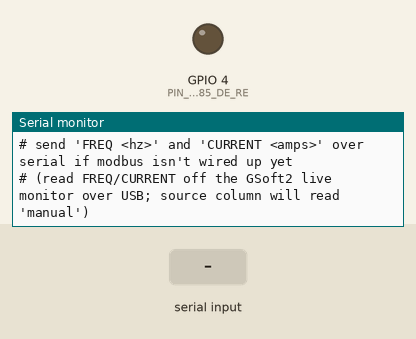
Recording of a program running on a simulated ESP32. Shown: output pins drawn as LEDs (lit = HIGH), the last lines printed to the serial monitor. The test bench sets the inputs (shaded band).

Above: at 1.2 s.
1.3 s: "LOAD 90\n" received over Serial
At 1.8 s:
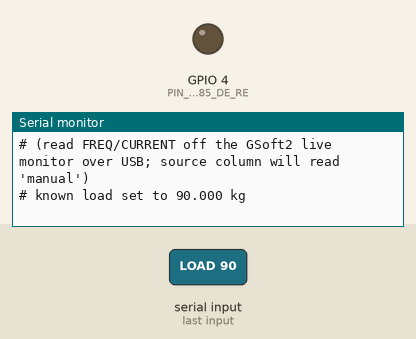
4.3 s: "RPM 90\n" received over Serial
At 6.7 s:
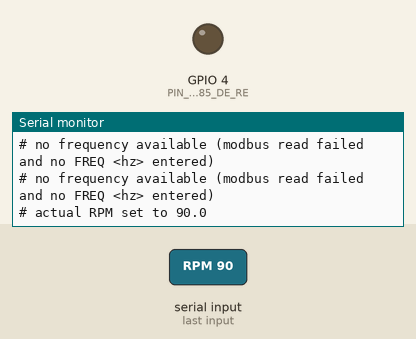
7.3 s: "FREQ 90\n" received over Serial
At 8.3 s:
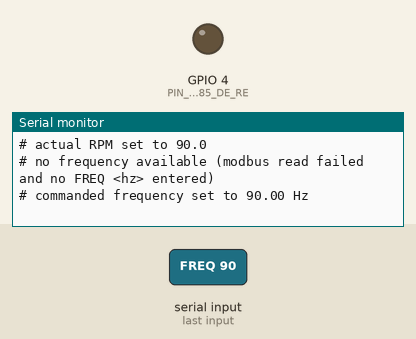

The program:

main.cpp
```cpp
#include <Arduino.h>
#include <ModbusMaster.h>

#include "pins.h"

// Data-acquisition node for the sensorless load estimation rig.
// Confirmed data path: VFD output frequency via Modbus RTU (see docs/wiring.md).
// Everything else is stubbed per docs/open-items.md until its interface is confirmed.

namespace {

ModbusMaster vfd;
HardwareSerial &vfdSerial = Serial2;

constexpr uint32_t LOG_INTERVAL_MS = 2000;
uint32_t lastLogMs = 0;

float knownLoadKg = 0.0f; // set via serial command LOAD <kg>, see handleSerialCommands()

// Manual shaft RPM entry: interim workaround for open-item-4 (Lucas Nulle SERVO
// system's electrical interface isn't confirmed yet, but its display is readable
// by eye). Set via serial command RPM <value>, see handleSerialCommands().
float manualActualRpm = 0.0f;
bool haveManualRpm = false;

// Manual frequency entry: fallback for open-item-3 (RS-485 wiring from the ESP32
// to the VFD's control terminal block isn't confirmed/landed yet, so the Modbus
// read below may not be reachable). Set via serial command FREQ <hz>, see
// handleSerialCommands(). Modbus is still tried first and preferred when it works.
float manualFreqHz = 0.0f;
bool haveManualFreq = false;

// Manual current entry: fallback for open-item-2/3 (current register unconfirmed
// and/or RS-485 to the VFD not wired yet). Read off the GSoft2 live monitor over
// the drive's USB connection instead. Set via serial command CURRENT <amps>, see
// handleSerialCommands(). Modbus is still tried first and preferred when it works.
float manualCurrentA = 0.0f;
bool haveManualCurrent = false;

void preTransmission() { digitalWrite(PIN_RS485_DE_RE, HIGH); }
void postTransmission() { digitalWrite(PIN_RS485_DE_RE, LOW); }

// Reads output frequency (Hz) from the VFD over Modbus RTU. Confirmed register.
bool readOutputFrequencyHz(float &hzOut) {
  uint8_t result = vfd.readHoldingRegisters(REG_OUTPUT_FREQUENCY, 1);
  if (result != vfd.ku8MBSuccess) {
    return false;
  }
  // GS20-series reports frequency in 0.01 Hz units - confirm scaling against
  // the manual's register table if logged values look off by 100x.
  hzOut = vfd.getResponseBuffer(0) / 100.0f;
  return true;
}

// Reads output current (A) from the VFD over Modbus RTU. Register 0x2104,
// confirmed against GSoft2's own monitor on real hardware: raw 69 = 0.69 A,
// so divide by 100 (same scale as frequency, not /10 as originally assumed
// from manual text alone).
bool readOutputCurrentA(float &ampsOut) {
  uint8_t result = vfd.readHoldingRegisters(REG_OUTPUT_CURRENT, 1);
  if (result != vfd.ku8MBSuccess) {
    return false;
  }
  ampsOut = vfd.getResponseBuffer(0) / 100.0f;
  return true;
}

// TODO(open-item-4): Lucas Nulle SERVO Machine Test System's electrical interface
// is not yet confirmed (analog voltage / digital pulse / serial) - see
// docs/wiring.md section 2.4 for the candidate wiring per case. Until then, this
// returns whatever was last entered via the RPM <value> serial command (read by
// eye off the SERVO system's own display). Replace with a real sensor read once
// the interface is known.
bool readActualRpm(float &rpmOut) {
  if (!haveManualRpm) {
    return false;
  }
  rpmOut = manualActualRpm;
  return true;
}

void handleSerialCommands() {
  if (!Serial.available()) {
    return;
  }
  String line = Serial.readStringUntil('\n');
  line.trim();
  if (line.startsWith("LOAD ")) {
    knownLoadKg = line.substring(5).toFloat();
    Serial.print(F("# known load set to "));
    Serial.print(knownLoadKg, 3);
    Serial.println(F(" kg"));
  } else if (line.startsWith("RPM ")) {
    manualActualRpm = line.substring(4).toFloat();
    haveManualRpm = true;
    Serial.print(F("# actual RPM set to "));
    Serial.println(manualActualRpm, 1);
  } else if (line.startsWith("FREQ ")) {
    manualFreqHz = line.substring(5).toFloat();
    haveManualFreq = true;
    Serial.print(F("# commanded frequency set to "));
    Serial.print(manualFreqHz, 2);
    Serial.println(F(" Hz"));
  } else if (line.startsWith("CURRENT ")) {
    manualCurrentA = line.substring(8).toFloat();
    haveManualCurrent = true;
    Serial.print(F("# output current set to "));
    Serial.print(manualCurrentA, 2);
    Serial.println(F(" A"));
  }
}

void logDataPoint() {
  float freqHz;
  const char *freqSource;
  if (readOutputFrequencyHz(freqHz)) {
    freqSource = "modbus";
  } else if (haveManualFreq) {
    freqHz = manualFreqHz;
    freqSource = "manual";
  } else {
    Serial.println(F("# no frequency available (modbus read failed and no FREQ <hz> entered)"));
    return;
  }

  float syncRpm = 120.0f * freqHz / MOTOR_POLE_COUNT;

  float actualRpm;
  bool haveRpm = readActualRpm(actualRpm);

  float slip = NAN;
  if (haveRpm && syncRpm > 0.0f) {
    slip = (syncRpm - actualRpm) / syncRpm;
  }

  float currentA;
  const char *currentSource;
  bool haveCurrent;
  if (readOutputCurrentA(currentA)) {
    currentSource = "modbus";
    haveCurrent = true;
  } else if (haveManualCurrent) {
    currentA = manualCurrentA;
    currentSource = "manual";
    haveCurrent = true;
  } else {
    currentSource = "NA";
    haveCurrent = false;
  }

  // CSV: millis,freq_hz,freq_source,sync_rpm,actual_rpm,slip,current_a,current_source,known_load_kg
  Serial.print(millis());
  Serial.print(',');
  Serial.print(freqHz, 2);
  Serial.print(',');
  Serial.print(freqSource);
  Serial.print(',');
  Serial.print(syncRpm, 1);
  Serial.print(',');
  Serial.print(haveRpm ? String(actualRpm, 1) : String("NA"));
  Serial.print(',');
  Serial.print(haveRpm ? String(slip, 4) : String("NA"));
  Serial.print(',');
  Serial.print(haveCurrent ? String(currentA, 2) : String("NA"));
  Serial.print(',');
  Serial.print(currentSource);
  Serial.print(',');
  Serial.println(knownLoadKg, 3);
}

} // namespace

void setup() {
  Serial.begin(115200);

  pinMode(PIN_RS485_DE_RE, OUTPUT);
  digitalWrite(PIN_RS485_DE_RE, LOW);

  // 8N2: the drive's P09.04 has no 8N1 option for RTU mode - see pins.h note.
  vfdSerial.begin(MODBUS_BAUD, SERIAL_8N2, PIN_RS485_RX, PIN_RS485_TX);
  vfd.begin(VFD_MODBUS_SLAVE_ID, vfdSerial);
  vfd.preTransmission(preTransmission);
  vfd.postTransmission(postTransmission);

  Serial.println(F("# millis,freq_hz,freq_source,sync_rpm,actual_rpm,slip,current_a,current_source,known_load_kg"));
  Serial.println(F("# send 'LOAD <kg>' over serial before each weighted test point"));
  Serial.println(F("# send 'RPM <value>' over serial each time the SERVO display reading changes"));
  Serial.println(F("# send 'FREQ <hz>' and 'CURRENT <amps>' over serial if modbus isn't wired up yet"));
  Serial.println(F("# (read FREQ/CURRENT off the GSoft2 live monitor over USB; source column will read 'manual')"));
}

void loop() {
  handleSerialCommands();

  uint32_t now = millis();
  if (now - lastLogMs >= LOG_INTERVAL_MS) {
    lastLogMs = now;
    logDataPoint();
  }
}
```

pins.h
```cpp
#pragma once

// Pin assignments and Modbus register map.
// Must stay in sync with docs/wiring.md - update both together.

// --- RS-485 transceiver module (ESP32 UART2), docs/wiring.md section 2.2 ---
constexpr int PIN_RS485_RX = 16; // ESP32 GPIO16 (RX2) <- module RO   (yellow)
constexpr int PIN_RS485_TX = 17; // ESP32 GPIO17 (TX2) -> module DI   (orange)
constexpr int PIN_RS485_DE_RE = 4; // ESP32 GPIO4 -> module DE+RE tied together (green)

// --- Shaft RPM input, docs/wiring.md section 2.4 ---
// TODO(open-item-4): interface not yet confirmed (analog / pulse / serial).
// Placeholder assumes an analog-capable ADC pin; revisit once the Lucas Nulle
// SERVO Machine Test System's actual output type is known.
constexpr int PIN_RPM_INPUT = 34;

// --- Modbus RTU config ---
constexpr uint8_t VFD_MODBUS_SLAVE_ID = 1; // set to match VFD's configured station address (P09.xx)
constexpr uint32_t MODBUS_BAUD = 9600; // must match VFD's configured baud rate (P09.xx)

// --- Confirmed Modbus registers (GS20/GS20X manual, Ch.5, Status Monitor block) ---
// Output Frequency: format XXX.XX Hz -> divide raw register by 100.
constexpr uint16_t REG_OUTPUT_FREQUENCY = 0x2103;
// Output Current: divide raw register by 100 (same scale as frequency).
// Confirmed on real hardware against GSoft2's own monitor: raw 69 = 0.69 A.
// (The manual-text-derived guess of /10 was wrong by 10x - trust this value,
// not documentation summaries, for any future register scale questions.)
constexpr uint16_t REG_OUTPUT_CURRENT = 0x2104;

// RS-485 serial framing: the drive's P09.04 has no 8N1 option for RTU mode - only
// 8N2, 8E1, or 8O1. If using no parity, set P09.04 to 8N2 on the drive AND
// configure the microcontroller UART for 8 data bits, no parity, 2 stop bits
// (not 8N1) to match.

// --- Motor nameplate constants ---
constexpr int MOTOR_POLE_COUNT = 4; // Lucas Nulle SE2673-1K7
```

Measured:
- after the input at 1.3 s, the serial monitor: prints a new line at once (image 1)
- after the input at 4.3 s, the serial monitor: prints a new line after 1.7 s (image 2)
- after the input at 7.3 s, the serial monitor: prints a new line after 0.71 s (image 3)
